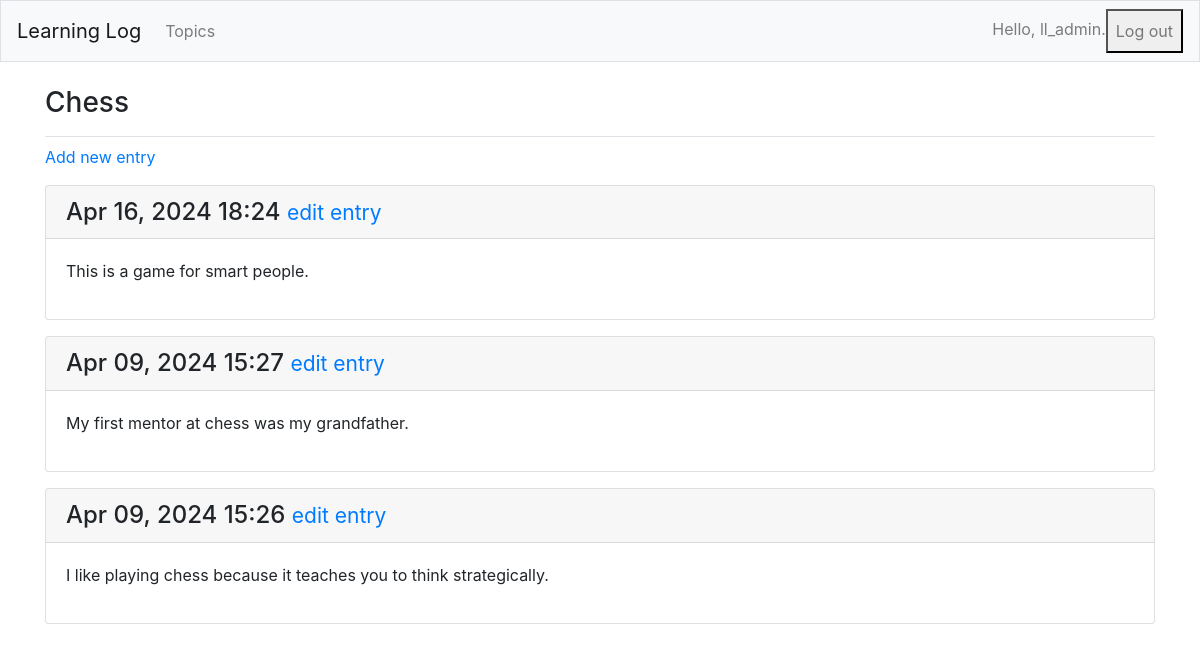
The page /topics/1/ (signed in) on the database its author committed.
### learning_logs/models.py (models this page shows, shortened)
class Topic(models.Model):
    text = models.CharField(max_length=200)
    date_added = models.DateTimeField(auto_now_add=True)
    owner = models.ForeignKey(User, on_delete=models.CASCADE)
    def __str__(self):
        return self.text

class Entry(models.Model):
    topic = models.ForeignKey(Topic, on_delete=models.CASCADE)
    text = models.TextField()
    date_added = models.DateTimeField(auto_now_add=True)
    class Meta:
        verbose_name_plural = 'entries'

### learning_logs/views.py (the view)
# urls.py: path('topics/<int:topic_id>/', views.topic, name='topic'),
@login_required
def topic(request, topic_id):
    topic = get_object_or_404(Topic, id=topic_id)
    check_topic_owner(request, topic)
    entries = topic.entry_set.order_by('-date_added')
    context = {'topic': topic, 'entries': entries}
    return render(request, 'learning_logs/topic.html', context)

### learning_logs/views.py (called while the page is built)
@login_required
def check_topic_owner(request, topic):
    if topic.owner != request.user:
        raise Http404

### learning_logs/templates/learning_logs/topic.html
{% extends 'learning_logs/base.html'%}
{% block page_header %}
  <h3>{{ topic }}</h3>
{% endblock page_header %}
{% block content %}
<p>
    <a href="{% url 'learning_logs:new_entry' topic.id %}">Add new entry</a>
</p>
    {% for entry in entries %}
    <div class="card mb-3">
        <h4 class="card-header">
          {{ entry.date_added|date:'M d, Y H:i' }}
          <small><a href="{% url 'learning_logs:edit_entry' entry.id %}">
              edit entry</a></small>
        </h4>
        <div class="card-body">
          {{ entry.text|linebreaks }}
        </div>
      </div>
    {% empty %}
    <p>There are no entries for this project yet.</p>
    {%endfor%}
{%endblock content%}

### learning_logs/templates/learning_logs/base.html (shortened to what this page needs)
{% load bootstrap4 %}
<!DOCTYPE html>
<html lang="en">
 <head>
   {% bootstrap_css %}
</head>
<body>
  <nav class="navbar navbar-expand-md navbar-light bg-light mb-4 border">
    <a class="navbar-brand" href="{% url 'learning_logs:index'%}">
        Learning Log</a>
        <div class="collapse navbar-collapse" id="navbarCollapse">
          <ul class="navbar-nav mr-auto">
            <li class="nav-item">
              <a class="nav-link" href="{% url 'learning_logs:topics'%}">
                  Topics</a></li>
          </ul>
          <ul class="navbar-nav ml-auto">
            {% if user.is_authenticated %}
              <li class="nav-item">
                <span class="navbar-text">Hello, {{ user.username }}.</span>
          </li>
          <form style= class="nav-item" method="post" action="{% url 'users:logout' %}">
            <button class="nav-link" type="submit">Log out</button>
          </form>
        {% else %}
          <li class="nav-item">
            <a class="nav-link" href="{% url 'users:register' %}">Register</a>
          </li>
          <li class="nav-item">
            <a class="nav-link" href="{% url 'users:login' %}">Log in</a></li>
        {% endif %}
        </ul>
      </div>
    </nav>
    <main role="main" class="container">
      <div class="pb-2 mb-2 border-bottom">
        {% block page_header %}{% endblock page_header %}
      </div>
      <div>
        {% block content %}{% endblock content %}
      </div>
    </main>
  </body>
</html>

### rows shown on the page
Topic: text "Chess"
Entry: date_added "Apr 16, 2024 18:24", text "This is a game for smart people."
Entry: date_added "Apr 09, 2024 15:27", text "My first mentor at chess was my grandfather."
Entry: date_added "Apr 09, 2024 15:26", text "I like playing chess because it teaches you to think strategically."

### other values the page prints
{{ user.username }} "ll_admin"
